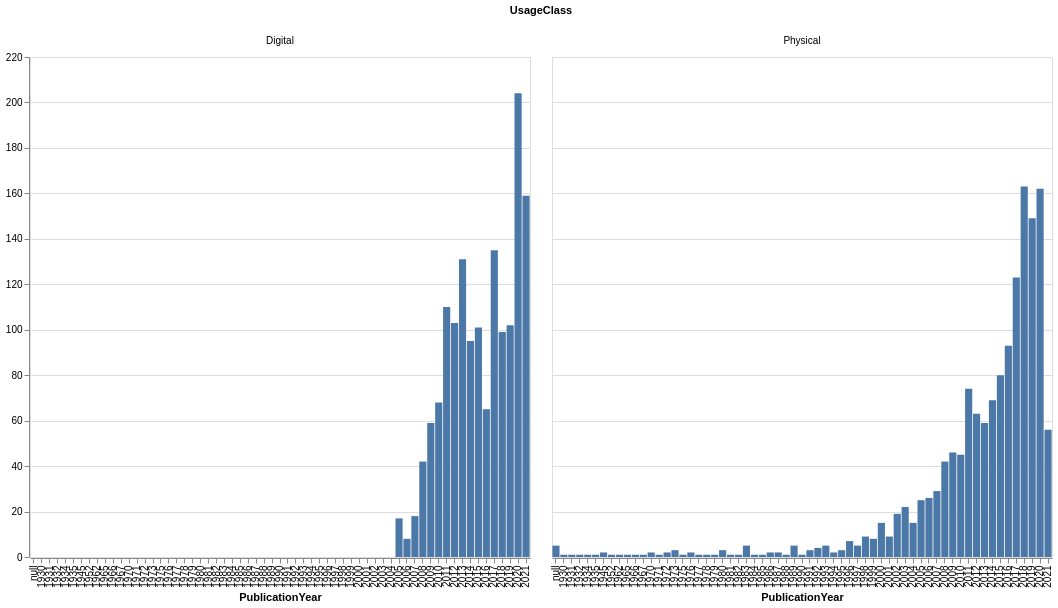

Source (notebook cell):
### Code cell
alt.Chart(source).mark_bar().encode(
    x='PublicationYear:N',
    y=alt.Y('count(Checkouts):Q', title=''),
    # color='sex:N',
    # column='CheckoutMonth:N'
    # column='MaterialType:N'
    column='UsageClass:N'
).properties(
    title='',
    width=500,
    height=500
).interactive()

### Figure 1 — Vega-Lite specification as saved in the notebook (floating-point values rounded to 4 significant figures; data arrays with more than 128 entries replaced by an {"elided": "..."} marker saying what was removed)
{"config": {"view": {"continuousWidth": 300, "continuousHeight": 300}}, "data": {"name": "data-08488d62380556e76e35fc7002545843"}, "mark": {"type": "bar"}, "encoding": {"column": {"field": "UsageClass", "type": "nominal"}, "x": {"field": "PublicationYear", "type": "nominal"}, "y": {"aggregate": "count", "field": "Checkouts", "title": "", "type": "quantitative"}}, "height": 500, "params": [{"name": "param_25", "select": {"type": "interval", "encodings": ["x", "y"]}, "bind": "scales"}], "title": "", "width": 500, "$schema": "https://vega.github.io/schema/vega-lite/v5.20.1.json", "datasets": {"data-08488d62380556e76e35fc7002545843": {"elided": "3000 records"}}}
